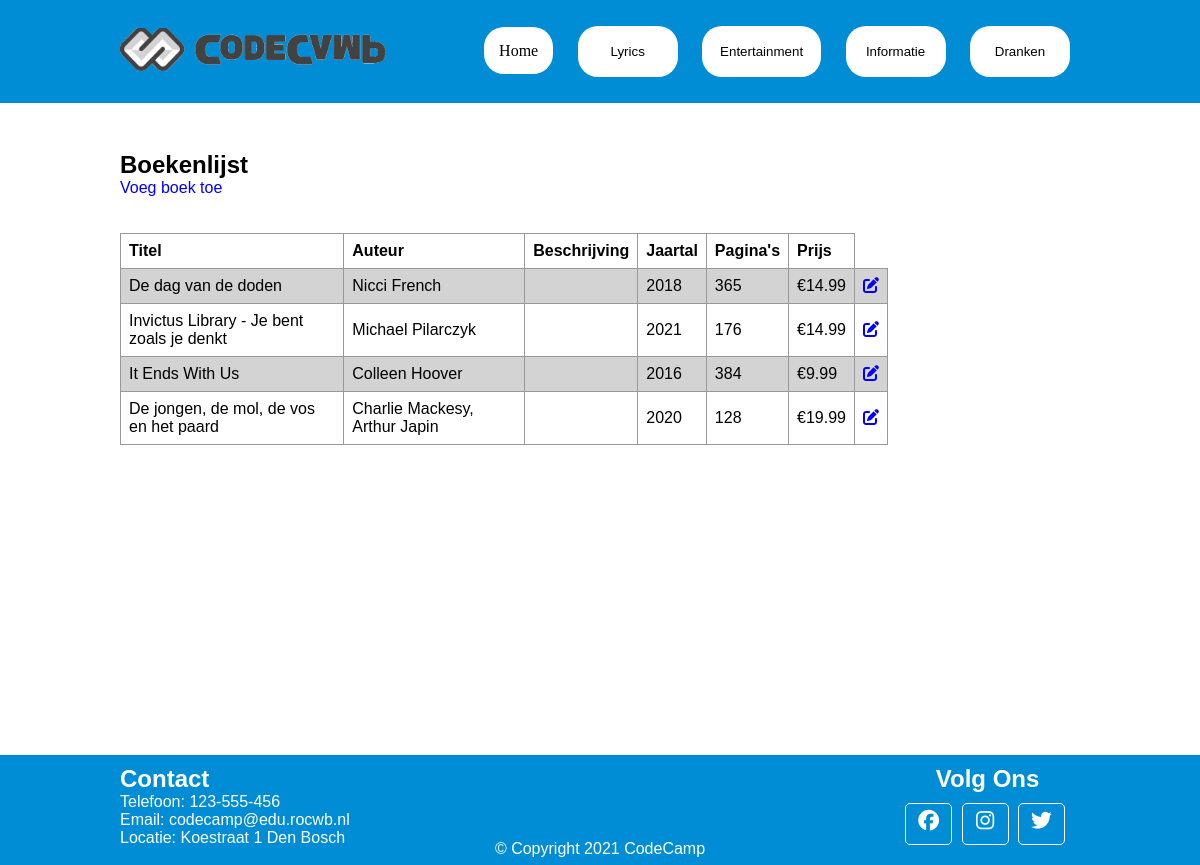
The page /admin/boeken.php on the database as committed earlier.
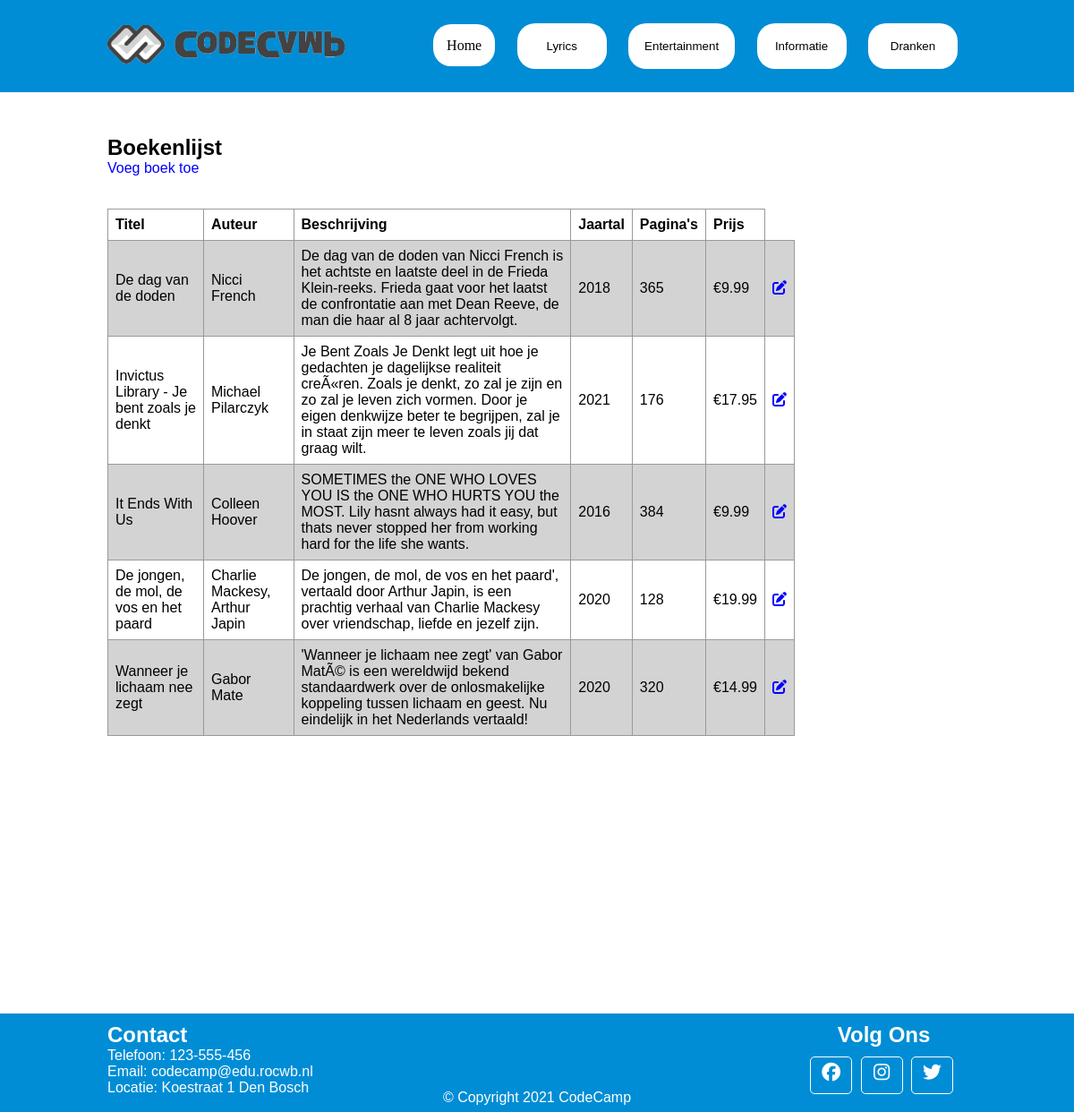
The same page on the database as committed later.
### tables this page shows
CREATE TABLE IF NOT EXISTS `boeken` (
  `id` int(11) unsigned NOT NULL AUTO_INCREMENT,
  `titel` varchar(50) NOT NULL,
  `auteur` varchar(50) NOT NULL,
  `jaartal` int(11) NOT NULL DEFAULT '0',
  `pagina` int(11) NOT NULL DEFAULT '0',
  `prijs` decimal(8,2) NOT NULL,
  `beschrijving` varchar(255) DEFAULT NULL,
  PRIMARY KEY (`id`)
);

### admin/boeken.php (the view, shortened to what this page needs)
<!DOCTYPE html>
<html lang="en">
    <head>
        <link rel="stylesheet" href="../css/main.css">
    </head>
    <body>
        <?php include "../header.php" ?>
        <div class="content padding">
            <div class="container">
                <p><br></p>
                <h2>Boekenlijst</h2>
                <div class="bookStart">
                    <a href="<?php echo $base_url ?>/tasks/create.php">Voeg boek toe</a>
                </div>
                <p><br></p>
                <?php
                    require_once '../backend/conn.php';
                    $query = "SELECT * FROM boeken";
                    $statement = $conn->prepare($query);
                    $statement->execute();
                    $boeken = $statement->fetchAll(PDO::FETCH_ASSOC);
                ?>
                <p><br></p>
                <table>
                    <tr>
                        <th>Titel</th>
                        <th>Auteur</th>
                        <th>Beschrijving</th>
                        <th>Jaartal</th>
                        <th>Pagina's</th>
                        <th>Prijs</th>
                    </tr>
                    <?php foreach($boeken as $boek): ?>
                        <tr>
                            <td><?php echo $boek['titel']; ?></td>
                            <td><?php echo $boek['auteur']; ?></td>
                            <td><?php echo $boek['beschrijving']; ?></td>
                            <td><?php echo $boek['jaartal']; ?></td>
                            <td><?php echo $boek['pagina']; ?></td>
                            <td>€<?php echo $boek['prijs']; ?></td>
                            <td><a href="<?php echo $base_url ?>/tasks/edit.php?id=<?php echo $boek['id']; ?>"><i class="fas fa-edit"></i></i></a></td>
                        </tr>
                    <?php endforeach; ?>
                </table>
            </div>
        </div>
        <?php include "../footer.php" ?>
    </body>
</html>

### header.php (shortened to what this page needs)
<header>
    <div class="container">
        <div class="menu">
            <a href="<?php echo $base_url; ?>/index.php"><img src="<?php echo $base_url; ?>/img/logo2.png" alt="CodeCamp logo"></a>
            <div class="splitPicture">
                <div class="dropdown">
                    <a id="HeaderHome" href="<?php echo $base_url; ?>">Home</a>
                </div>
                <div class="dropdown">
                    <div class="breedteHeader">
                        <button class="dropbtn">Lyrics</button>
                    </div>
                </div>
                <div class="dropdown">
                    <div class="breedteHeader">
                        <button class="dropbtn">Entertainment</button>
                    </div>
                </div>
                <div class="dropdown">
                    <div class="breedteHeader">
                        <button class="dropbtn">Informatie</button>
                    </div>
                </div>
                <div class="dropdown">
                    <div class="breedteHeader">
                        <button class="dropbtn">Dranken</button>
                    </div>
                </div>
            </div>
        </div>
    </div>
</header>

### footer.php
<footer>
    <div class="container flex">
        <div class="left">
            <h2>Contact</h2>
            <ul>
                <p>Telefoon: 123-555-456</p>
                <p>Email: codecamp@edu.rocwb.nl</p>
                <p>Locatie: Koestraat 1 Den Bosch</p>
            </ul>
        </div>
        <div class="right">
            <h2>Volg Ons</h2>
            <div class="links">
                <a href="https://nl-nl.facebook.com/"><i class="fab fa-facebook"></i></a>
                <a href="https://www.instagram.com/"><i class="fab fa-instagram"></i></a>
                <a href="https://twitter.com/"><i class="fab fa-twitter"></i></a>
            </div>
        </div>
    </div>
    <div class="midden-copyright">
        <p>&copy Copyright 202<a class="admin" href="<?php echo $base_url;?>/admin/boeken.php">1</a> CodeCamp</p>
    </div>
</footer>

### css/main.css (style rules this page uses)
:root { --red: #cc0000; --green: #9cd9a8; --blue: #4682b4; --brown: #b97d4b; --headFoot: #008dd5; --hoverColor: lightgray; --yellow: yellow; --purple: purple; --lightgray: #e4e4e4; --white: white; --black: black; }
* { font-family: verdana, Arial, Helvetica, sans-serif; text-decoration: none; margin: 0; padding: 0; }
.container, .contBody { margin: 0 auto; width: 960px; }
.container a { text-decoration: none; color: blue; }
.content { padding-top: 30px; }
.padding { padding-bottom: 400px; }
.flex { display: flex; justify-content: space-between; }
table { width: 80%; border-collapse: collapse; border-radius: 5px; }
tr:nth-child(even) { background-color: lightgray; }
.padding { padding-bottom: 35%; }
td, th { border: 1px solid #999; padding: 0.5rem; text-align: left; }
header { margin: 0; padding: 20px 0; background-color: var(--headFoot); }
header img { max-width: 270px; }
.menu { display: flex; justify-content: space-between; align-items: center; padding-top: 6px; padding-bottom: 6px; }
.splitPicture a { color: black; font-family: verdana; margin: 0px 10px; }
.breedteHeader { display: flex; justify-content: center; }
.dropbtn { color: black; margin: 0px 10px; padding: 18px 18px; border-radius: 20px; background-color: white; border: none; min-width: 100px; }
#HeaderHome { color: black; margin: 0px 10px; padding: 15px 15px; border-radius: 20px; background-color: white; border: none; min-width: 100px; }
.dropdown { position: relative; display: inline-block; }
footer { position: fixed; bottom: 0; width: 100%; background-color: var(--headFoot); padding-top: 10px; padding-bottom: 10px; }
footer .container p, footer .container h2 { margin: 0; color: white; }
.right h2 { text-align: center; }
.links { padding: 10px; }
.links a { border: 1px solid white; width: 45px; height: 35px; padding-top: 5px; margin-right: 5px; text-align: center; display: inline-block; font-size: 1.3em; border-radius: 5px; transition: all .3s; color: white; }
.midden-copyright { height: 25px; text-align: center; position: absolute; width: 100%; bottom: 0; left: 0; padding-top: 20px; color: white; }
.admin { color: white; }
a.admin { color: white; }

Rows that differ between the two databases and show on the page:
changed boeken "De dag van de doden": beschrijving (not shown) → "De dag van de doden van Nicci French is het achtste en laatste deel in de Frieda Klein-reeks. Frieda gaat voor het laatst de confrontatie aan met Dean Reeve, de man die haar al 8 jaar achtervolgt."; prijs "14.99" → "9.99"
changed boeken "Invictus Library - Je bent zoals je denkt": beschrijving (not shown) → "Je Bent Zoals Je Denkt legt uit hoe je gedachten je dagelijkse realiteit creÃ«ren. Zoals je denkt, zo zal je zijn en zo zal je leven zich vormen. Door je eigen denkwijze beter te begrijpen, zal je in staat zijn meer te leven zoals jij dat graag wilt."; prijs "14.99" → "17.95"
changed boeken "It Ends With Us": beschrijving (not shown) → "SOMETIMES the ONE WHO LOVES YOU IS the ONE WHO HURTS YOU the MOST. Lily hasnt always had it easy, but thats never stopped her from working hard for the life she wants."
changed boeken "De jongen, de mol, de vos en het paard": beschrijving (not shown) → "De jongen, de mol, de vos en het paard', vertaald door Arthur Japin, is een prachtig verhaal van Charlie Mackesy over vriendschap, liefde en jezelf zijn."
added boeken: titel "Wanneer je lichaam nee zegt", auteur "Gabor Mate", beschrijving "'Wanneer je lichaam nee zegt' van Gabor MatÃ© is een wereldwijd bekend standaardwerk over de onlosmakelijke koppeling tussen lichaam en geest. Nu eindelijk in het Nederlands vertaald!", jaartal "2020", pagina "320", prijs "14.99"
